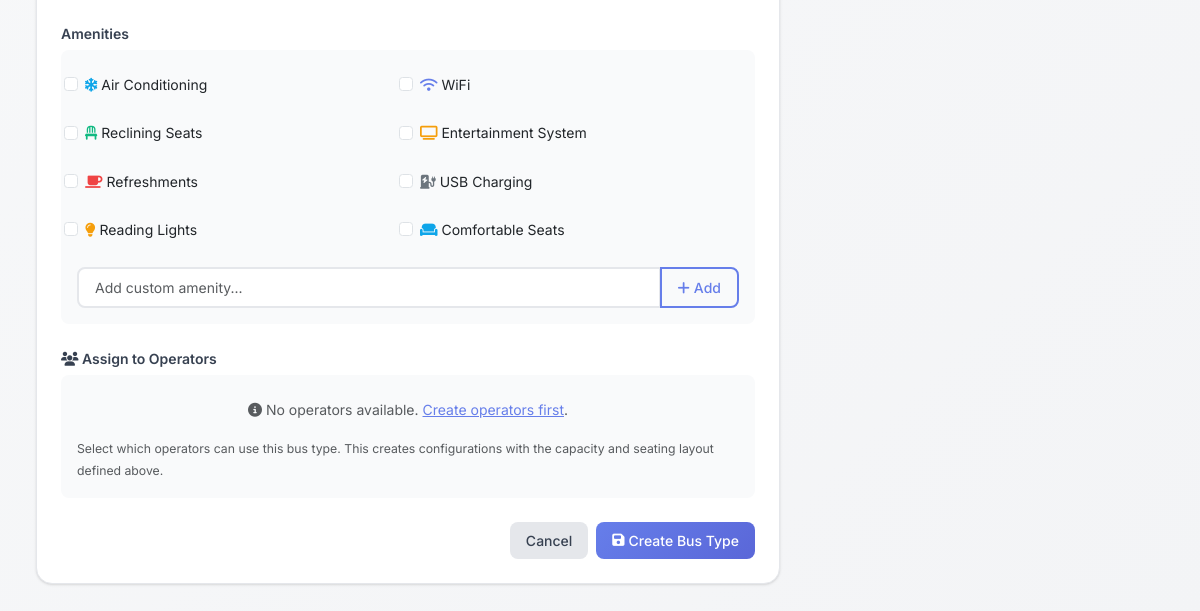
The app's page /admin/bus-types/add (signed in, lower part), older data.
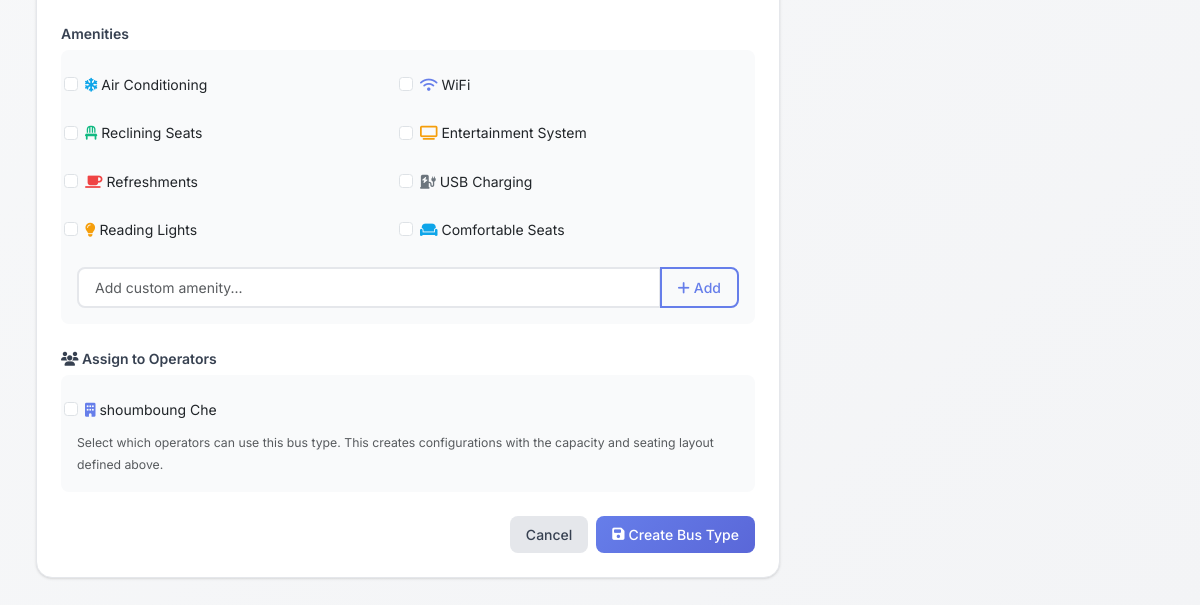
The same page, newer data.
### models.py (models this page shows, shortened)
class Operator(db.Model):
    id = db.Column(db.Integer, primary_key=True)
    name = db.Column(db.String(100), nullable=False)
    code = db.Column(db.String(10), unique=True, nullable=False)
    contact_person = db.Column(db.String(100))
    phone = db.Column(db.String(20))
    email = db.Column(db.String(100))
    address = db.Column(db.Text)
    logo_url = db.Column(db.String(500))  # URL to logo image
    is_active = db.Column(db.Boolean, default=True)
    created_at = db.Column(db.DateTime, default=datetime.utcnow)
    locations = db.relationship('OperatorLocation', backref='operator', lazy=True)
    trips = db.relationship('Trip', backref='operator', lazy=True)

### admin_routes.py (the view, shortened to what this page needs)
@admin_bp.route('/bus-types/add', methods=['GET', 'POST'])
def add_bus_type():
    if 'admin_id' not in session:
        return redirect(url_for('admin_bp.login'))
    operators = Operator.query.all()
    return render_template('admin/bus_types/form.html', operators=operators, title='Add Bus Type')

### templates/admin/bus_types/form.html (shortened to what the changed rows need)
{% extends "admin/base.html" %}
{% block content %}
<div class="row">
    <div class="col-lg-8">
        <div class="card">
            <div class="card-body">
                <form method="POST" class="needs-validation" novalidate>
                    <div class="mb-4">
                        <div class="operators-container">
                            <div class="row g-2" id="operatorsGrid">
                                {% for operator in operators %}
                                <div class="col-md-6">
                                    <div class="form-check">
                                        <input class="form-check-input" type="checkbox"
                                               name="assigned_operators"
                                               value="{{ operator.id }}"
                                               id="operator_{{ operator.id }}"
                                               {% if bus_type and operator.id in bus_type.get_assigned_operator_ids() %}checked{% endif %}>
                                        <label class="form-check-label" for="operator_{{ operator.id }}">
                                            <i class="fas fa-building text-primary"></i> {{ operator.name }}
                                        </label>
                                    </div>
                                </div>
                                {% endfor %}
                            </div>
                            {% if not operators %}
                            <div class="text-muted text-center py-3">
                                <i class="fas fa-info-circle"></i> No operators available.
                                <a href="{{ url_for('admin_bp.add_operator') }}" class="text-primary">Create operators first</a>.
                            </div>
                            {% endif %}
                            <small class="form-text text-muted mt-2">
                                Select which operators can use this bus type. This creates configurations with the capacity and seating layout defined above.
                            </small>
                        </div>
                    </div>
                </form>
            </div>
        </div>
    </div>
</div>
{% endblock %}

Row changes from the older to the newer data that the page shows:
added Operator: name "shoumboung Che"
Text that changed along with them:
text no longer shown: "No operators available. Create operators first ."
